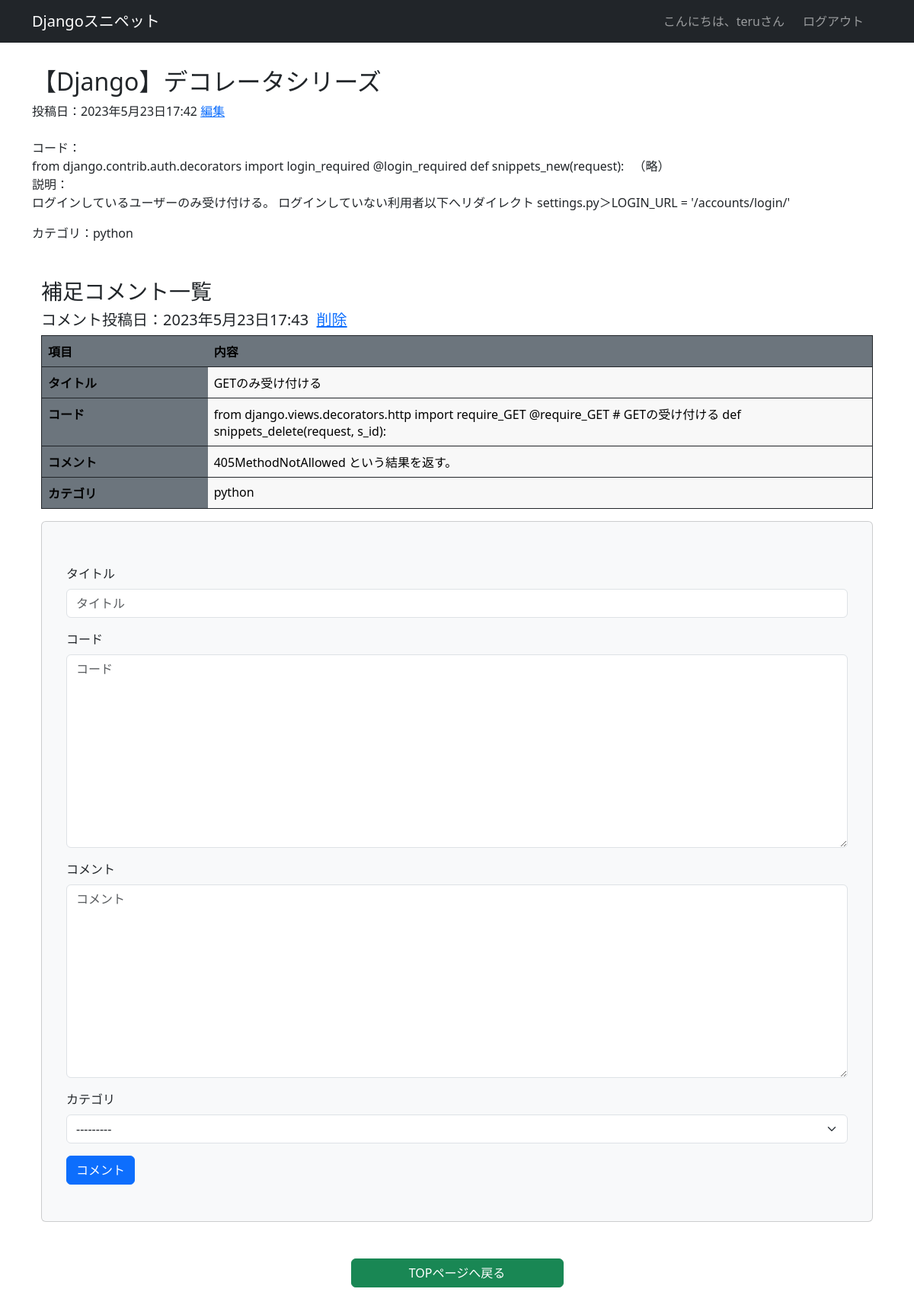
Page /snippets/63/ (signed in) on the committed database.
### snippets/models.py (models this page shows, shortened)
class Snippet(models.Model):
    title = models.CharField('タイトル', max_length=128) # スニペット の タイトル
    code = models.TextField('コード', blank=True) # ソースコード
    description = models.TextField('説明', blank=True) # コードの解説文（文字制限なし）
    created_by = models.ForeignKey(settings.AUTH_USER_MODEL, verbose_name='投稿者', on_delete = models.CASCADE) # ユーザーモデルの主キー
    created_at = models.DateTimeField('投稿日', auto_now_add=True)
    updated_at = models.DateTimeField('更新日', auto_now=True)
    category = models.CharField(
        'カテゴリ',
        max_length=100,
        choices=SNIPPET_CAG,
        blank=True
    )
    class Meta:
        db_table = 'snippets'
        verbose_name = 'スニペット'
        verbose_name_plural = "スニペット"

class Comment(models.Model):
    title = models.CharField('タイトル', max_length=128, blank=True)
    code = models.TextField('コード', blank=True) # ソースコード
    text = models.TextField('コメント', blank=False)
    commented_at = models.DateTimeField('投稿日', auto_now_add=True)
    commented_by = models.ForeignKey(settings.AUTH_USER_MODEL, verbose_name='投稿者', on_delete=models.CASCADE)
    commented_to = models.ForeignKey(Snippet, verbose_name='スニペット', on_delete=models.CASCADE)
    category = models.CharField(
        'カテゴリ',
        max_length=100,
        choices=SNIPPET_CAG,
        blank=True
    )
    class Meta:
        db_table = 'comments'
        verbose_name = 'コメント'
        verbose_name_plural = 'コメント'

### snippets/views.py (the view)
# urls.py: path('<int:s_id>/', views.snippets_detail, name='detail'),
@login_required
@require_http_methods(['GET', 'POST', 'HEAD']) # POST,GET,HEADを受け付ける
def snippets_detail(request, s_id):
    template = 'snippets/snippet_detail.html'
    snippet = get_object_or_404(Snippet, pk=s_id)
    comments = Comment.objects.filter(commented_by=request.user, commented_to=snippet)
    form = CommentForm()
    ctx = {'snippet': snippet, 'comments': comments, 'form': form}
    return render(request, template, ctx)

### snippets/forms.py
class CommentForm(forms.ModelForm):
    class Meta:
        model = Comment
        fields = ('title', 'code', 'text', 'category')

### snippets/templates/snippets/snippet_detail.html (shortened to what this page needs)
{% extends 'base.html' %}
{% load pygmentize %}
{% load django_bootstrap5 %}
{% load markdownize %}
{% load static %}
{% block main %}
<h2>{{ snippet.title }}</h2>
<div class="snippet-date">
  投稿日：{{ snippet.created_at|date:"DATETIME_FORMAT" }}
  {% if user.is_authenticated and snippet.created_by_id == user.id %}
  <a href="{% url 'edit' snippet.pk %}">編集</a>
  {% endif %}
</div>
<div class="mt-4">
  {% if snippet.category == '1' %}
  コード：<br>{{snippet.code|pygmentize:"python3" }}
  {% elif snippet.category == '2' %}
  コード：<br>{{snippet.code|pygmentize:"HTML" }}
  {% elif snippet.category == '3' %}
  コード：<br>{{snippet.code|pygmentize:"css" }}
  {% elif snippet.category == '4' %}
  コード：<br>{{snippet.code|pygmentize:"JavaScript" }}
  {% elif snippet.category == '5' %}
  コード：<br>{{snippet.code|pygmentize:"SQL" }}
  {% elif snippet.category == '6' %}
  コード：<br>{{snippet.code|pygmentize:"Java" }}
  {% elif snippet.category == '7' %}
  コード：<br>{{snippet.code|markdownize }}
  {% else %}
  コード：<br>{{snippet.code|pygmentize:"text"}}
  {% endif %}
</div>
<p>説明：<br>{{ snippet.description|pygmentize:"text" }}</p>
<p>カテゴリ：<span id="category-id">{{ snippet.category }}</span></p>
<div class="container mt-5">
  {% if comments %}
  <h3>補足コメント一覧</h3>
  {% for item in comments %}
  <div class="comment-info">
    <h5 class="card-text">コメント投稿日：{{ item.commented_at }}&nbsp&nbsp<a href="#" class="btn-delete">削除</a></h5>
  </div>
  <table class="table border border-dark">
    <colgroup>
      <col style="width: 20%">
      <col style="width: 80%">
    </colgroup>
    <thead>
      <tr>
        <th class="bg-secondary" scope="col">項目</th>
        <th class="bg-secondary" scope="col">内容</th>
      </tr>
    </thead>
    <tbody>
      <tr>
        <th class="bg-secondary" scope="row">タイトル</th>
        <td>{{ item.title}}</td>
      </tr>
      <tr>
        <th class="bg-secondary" scope="row">コード</th>
        {% if item.category == '1' %}
        <td class="highlight">{{ item.code|pygmentize:"python3" }}</td>
        {% elif item.category == '2' %}
        <td>{{ item.code|pygmentize:"HTML" }}</td>
        {% elif item.category == '3' %}
        <td>{{ item.code|pygmentize:"css" }}</td>
        {% elif item.category == '4' %}
        <td>{{ item.code|pygmentize:"JavaScript" }}</td>
        {% elif item.category == '5' %}
        <td>{{ item.code|pygmentize:"SQL" }}</td>
        {% elif item.category == '6' %}
        <td>{{ item.code|pygmentize:"Java" }}</td>
        {% elif item.category == '7' %}
        <td>{{ item.code|markdownize }}</td>
        {% else %}
        <td>{{ item.code|pygmentize:"text" }}</td>
        {% endif %}
      </tr>
      <tr>
        <th class="bg-secondary" scope="row">コメント</th>
        <td>{{ item.text|pygmentize:"text" }}</td>
      </tr>
      <tr>
        <th class="bg-secondary" scope="row">カテゴリ</th>
        <td class="comment_category">{{ item.category }}</td>
      </tr>
    </tbody>
  </table>
  {% endfor %}
  {% endif %}
  <div class="card mb-4 comment-area bg-light">
  <form method="post" class="mt-4" action="{% url 'comment' snippet.id %}">
    {% bootstrap_form form %}
    {% bootstrap_button button_type="submit" content="コメント" %}
  </form>
  </div>
</div>
<div class="btn-area-center">
  <a href="{% url 'top' %}" class="btn btn-success w-25 mt-4">TOPページへ戻る</a>
</div>
{% endblock %}

### templates/base.html (shortened to what this page needs)
{% load static %}
{% load django_bootstrap5 %}
<html>
<head>
  {% bootstrap_css %}
  <link rel="stylesheet" href="{% static 'snippets/css/style.css' %}">
</head>
<body>
  <nav class="navbar navbar-expand flex-md-row navbar-dark bg-dark">
    <div class="container">
      <a href="/" class="navbar-brand">Djangoスニペット</a>
      <div class="navbar-nav ml-auto">
        {% if request.user.is_authenticated %}
        <span class="navbar-text">こんにちは、{{ request.user }}さん</span>
        <a class="nav-link mx-3" href="{% url 'logout' %}">ログアウト</a>
        {% else %}
        <a class="nav-link mx-3" href="{% url 'login' %}">ログイン</a>
        <a class="nav-link mx-3" href="{% url 'signup' %}">会員登録</a>
        {% endif %}
      </div>
    </div>
  </nav>
  <main>
    <div class="container">
        {% block main %}{% endblock %}
    </div>
  </main>
</body>
</html>

### snippets/static/snippets/css/style.css (style rules this page uses)
main { padding: 2rem 0; }
.snippet-date { margin-bottom: 1rem }
.comment-area { padding: 2rem; }
td { background: #f8f8f8; }
.btn-area-center { display: flex; justify-content: center; align-items: center; }

### rows in the picture
Snippet: title "【Django】デコレータシリーズ", created_at "2023年5月23日17:42", code|pygmentize "from django.contrib.auth.decorators import login_required @login_required def snippets_new(request): （略）", description|pygmentize "ログインしているユーザーのみ受け付ける。 ログインしていない利用者以下へリダイレクト settings.py＞LOGIN_URL = '/accounts/login/'"
Comment: commented_at "2023年5月23日17:43", title "GETのみ受け付ける", code|pygmentize "from django.views.decorators.http import require_GET @require_GET # GETの受け付ける def snippets_delete(request, s_id):", text|pygmentize "405MethodNotAllowed という結果を返す。"

### other values in the picture
{{ request.user }} "teru"
